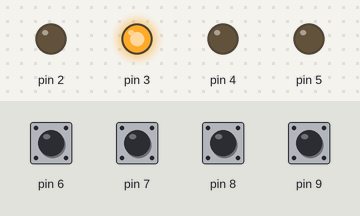
A sketch run on a simulated Arduino Uno, built with avr-gcc and run on an emulated ATmega328P. On the bench: output pins drawn as LEDs (lit = HIGH). Dashed ring = blinking. The test bench sets the inputs (shaded band); at power-on: pin 6–9 HIGH. Random numbers use the default seed unless the sketch sets one.

Above: at 0.11 s.
At 5.4 s:
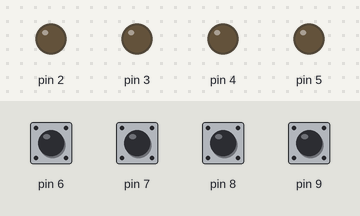
5.5 s: pin 6 pulled LOW for 0.15 s
At 5.85 s:
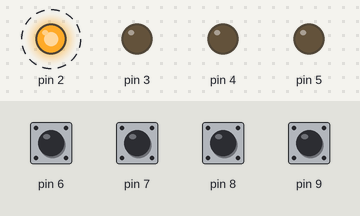
Timing chart, 0 to 14.5 s (numbered marks = the images above; inputs shaded):
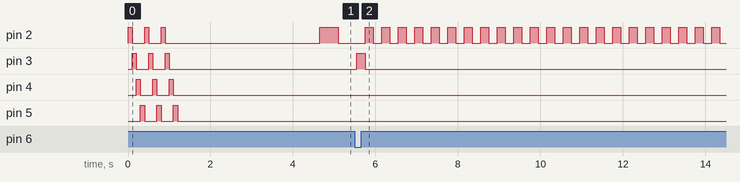

Measured:
- after the input at 5.5 s, pin 2: alternates HIGH for 0.20 s and LOW for 0.20 s, starting after 0.25 s; pin 3: LOW → HIGH after 0.05 s, → LOW 0.20 s later

The sketch:

simon_says.ino
```cpp
int p = 1;
int seq [16];

void Fin()
{
  while (true)
  {
    digitalWrite(2, HIGH);
    delay(200);
    digitalWrite(2, LOW);
    delay(200);
  }
}

void Anim(int d) // animation pour quand un bonton est appuyé
{
  digitalWrite(d, HIGH);
  delay(200);
  digitalWrite(d, LOW);
}


void setup()
{
  randomSeed(analogRead(0));
  for (int i = 0; i < 16; ++i)
  {
    seq[i] = (random(4)) + 2;
  }
  //setup des boutons      bouton   LED
  pinMode(6, INPUT_PULLUP);  //6 == 3  bleu
  pinMode(7, INPUT_PULLUP);  //7 == 2  rouge
  pinMode(8, INPUT_PULLUP);  //8 == 5  vert
  pinMode(9, INPUT_PULLUP);  //9 == 4  jaune


  //setup des LED
  pinMode(2, OUTPUT);
  pinMode(3, OUTPUT);
  pinMode(4, OUTPUT);
  pinMode(5, OUTPUT);


  //petite animation stylé au debut
  for (int i = 1; i <= 3; ++i)
  {
    digitalWrite(2, HIGH);
    delay(100);
    digitalWrite(2, LOW);
    digitalWrite(3, HIGH);
    delay(100);
    digitalWrite(3, LOW);
    digitalWrite(4, HIGH);
    delay(100);
    digitalWrite(4, LOW);
    digitalWrite(5, HIGH);
    delay(100);
    digitalWrite(5, LOW);
  }
  delay(3000);
}
void loop()
{
  //montre le shema des led + ajout un random
  for (int i = 0; i < p ; ++i)
  {
    delay(450);
    digitalWrite((seq[i]), HIGH);
    delay(450);
    digitalWrite((seq[i]), LOW);
    delay(450);
  }

  //bouton == LED

  for (int i = 0; i < p ; ++i)
  {
    while (true)
    {
      // LED verte   8 == 5
      if (digitalRead(8) ==  LOW)
      {
        Anim(5);
        if (seq[i] == 5)
        {
          break;
        }
        else
        {
          Fin();
        }
      }
      // LED rouge  7 == 2
      if (digitalRead(7) ==  LOW)
      {
        Anim(2);
        if (seq[i] == 2)
        {
          break;
        }
        else
        {
          Fin();
        }
      }
      // LED jaune  9 == 4
      if (digitalRead(9) ==  LOW)
      {
        Anim(4);
        if (seq[i] == 4)
        {
          break;
        }
        else
        {
          Fin();
        }
      }
      // LED bleu  6 == 3
      if (digitalRead(6) ==  LOW)
      {
        Anim(3);
        if (seq[i] == 3)
        {
          break;
        }
        else
        {
          Fin();
        }
      }
    }
  }
  ++p;// ajoute 1 à p
}
```
